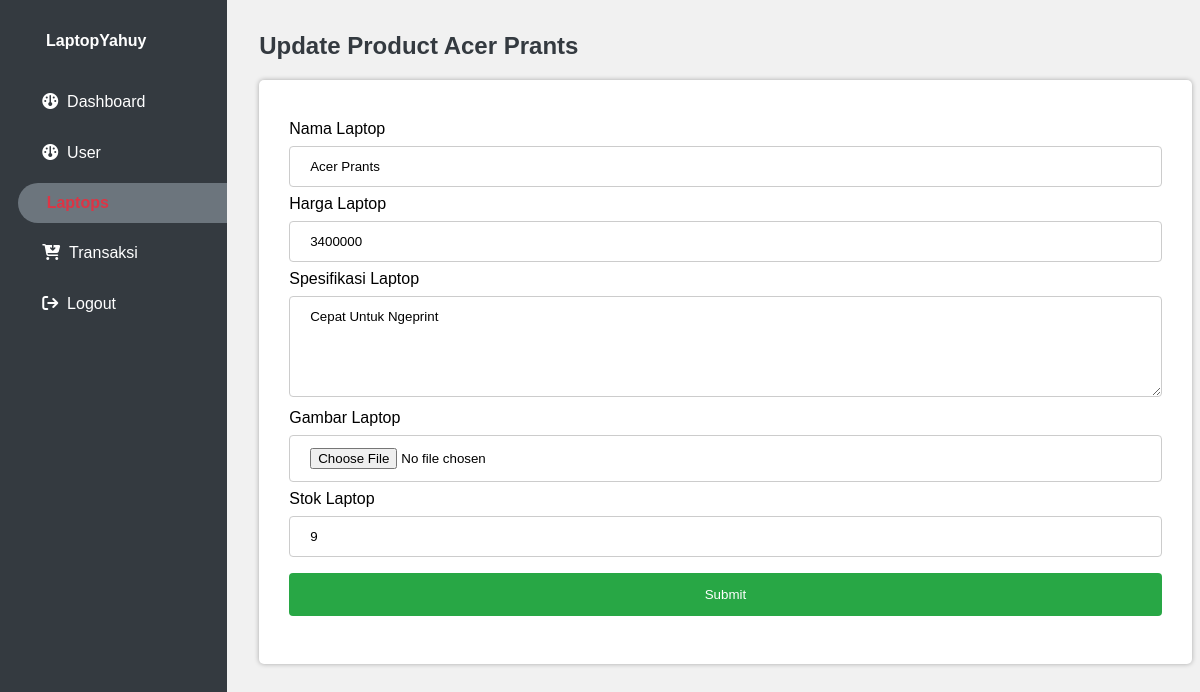
The page /laptoop222/product/edit.php?id=25 on the database its author committed.
### tables this page shows
CREATE TABLE `laptop_tb` (
  `idPrinter` int(10) NOT NULL,
  `NamaLaptop` char(50) DEFAULT NULL,
  `SpesifikasiPrinter` char(50) DEFAULT NULL,
  `HargaLaptop` int(50) DEFAULT NULL,
  `stok` int(255) DEFAULT NULL,
  `GambarPrinter` varchar(50) NOT NULL,
  `UserIdUser` int(11) DEFAULT NULL
);

### laptoop222/product/edit.php (the view, shortened to what this page needs)
<!DOCTYPE html>
<html lang="en">
<head>
    <link rel="stylesheet" href="../css/side.css">
    <link rel="stylesheet" href="../css/tambah-product.css">
</head>
<body>
    <div class="sidebar">
        <h4 class="sidebar-brand">LaptopYahuy</h4>
        <ul>
        <li>
                <a href="../admin/dashboard.php"><i class="fas fa-tachometer-alt-average"></i> &nbsp;Dashboard</a>
            </li>
            <li>
                <a href="../admin/user.php"><i class="fas fa-tachometer-alt-average"></i> &nbsp;User</a>
            </li>
            <li class="active">
                <a href="index.php"><span class="iconify icon-brand" data-icon="noto:laptop"></span> &nbsp;Laptops</a>
            </li>
            <li>
                <a href="../transaksi"><i class="fas fa-cart-arrow-down"></i> &nbsp;Transaksi</a>
            </li>
            <li>
                <a href="../logout.php" onclick="return confirm('Apakah Kamu Yakin Ingin Keluar ?')"><i class="fa-solid fa-arrow-right-from-bracket"></i> &nbsp;Logout</a>
            </li>
        </ul>
    </div>
    <main>
    <?php
            include '../database/koneksi.php';
            $id = $_GET['id'];
            $data = mysqli_query($koneksi,"select * from laptop_tb where idPrinter ='$id'");
            while($d = mysqli_fetch_array($data)){
        ?>
        <div class="section-title">
            Update Product <?php echo $d['NamaLaptop'] ?>
        </div>
        <div class="container">
            <form action="" method="post" enctype="multipart/form-data">
                <label for="name">Nama Laptop</label>
                <input type="text" id="name" name="name" class="form-control" value="<?php echo $d['NamaLaptop'] ?>"
                    placeholder="Nama Laptop">
                <label for="harga">Harga Laptop</label>
                <input type="number" id="harga" name="price" class="form-control"
                    value="<?php echo $d['HargaLaptop'] ?>" placeholder="Harga Laptop">
                <label for="spesifikasi">Spesifikasi Laptop</label>
                <textarea name="spesifikasi" class="form-control" maxlength="50" id="spesifikasi" cols="30"
                    rows="5"><?php echo $d['SpesifikasiPrinter'] ?></textarea>
                <label for="harga">Gambar Laptop</label>
                <input type="file" id="harga" name="image" class="form-control">
                <label for="harga">Stok Laptop</label>
                <input type="number" id="stok" name="stok" class="form-control"
                    value="<?php echo $d['stok'] ?>" placeholder="Stok Laptop">
                <input type="submit" class="btn-success" name="submit" value="Submit">
            </form>
        </div>
        <?php
            }
        ?>
</body>
</html>

### laptoop222/css/side.css (style rules this page uses)
* { margin: 0; padding: 0; font-family: Arial, Helvetica, sans-serif; }
:root { --hex: #80080; --white : #fff; --navy: #2877EE; --hex: #ab14c2; --info: #17a2b8; --success: #28a745; --warning: #ffc107; --danger: #dc3545; --dark: #343a40; --secondary: #6c757d; }
body { width: 100%; overflow-x: hidden; background-color: #f1f1f1; min-height: 100vh; display: flex; justify-content: space-between; }
.sidebar { background-color: var(--dark); min-height: 100vh; width: 20%; }
.sidebar-brand { color: var(--white); display: flex; align-items: center; margin-left: 30px; padding: 2em 1em; }
.sidebar ul { list-style: none; }
.sidebar ul li { display: flex; width: 92%; align-items: center; float: right; margin-bottom: 10px; }
.sidebar ul .active a { color: var(--danger); background-color: var(--secondary); transition: .2s all; font-weight: 600; }
.sidebar ul li a { padding: .7em 1.5em; width: 100%; text-decoration: none; border-top-left-radius: 20px; border-bottom-left-radius: 20px; color: var(--white); }
main { width: 80%; min-height: 100vh; display: flex; padding: 2em; flex-direction: column; }
.section-title { color: var(--dark); font-weight: 600; font-size: 24px; text-transform: capitalize; }

### laptoop222/css/tambah-product.css (style rules this page uses)
.container { width: 96%; background: #FFF; margin-top: 20px; border-radius: 5px; box-shadow: 0 0 5px rgba(0, 0, 0, .3); padding: 40px 30px; }
.form-control { width: 100%; padding: 12px 20px; margin: 8px 0; display: inline-block; border: 1px solid #ccc; border-radius: 4px; box-sizing: border-box; }
.btn-success { width: 100%; background-color: var(--success); color: white; padding: 14px 20px; margin: 8px 0; border: none; border-radius: 4px; cursor: pointer; }
.btn-success { background-color: var(--success); }

### rows shown on the page
laptop_tb: NamaLaptop "Acer Prants", name "Acer Prants", price "3400000", spesifikasi "Cepat Untuk Ngeprint", stok "9"
